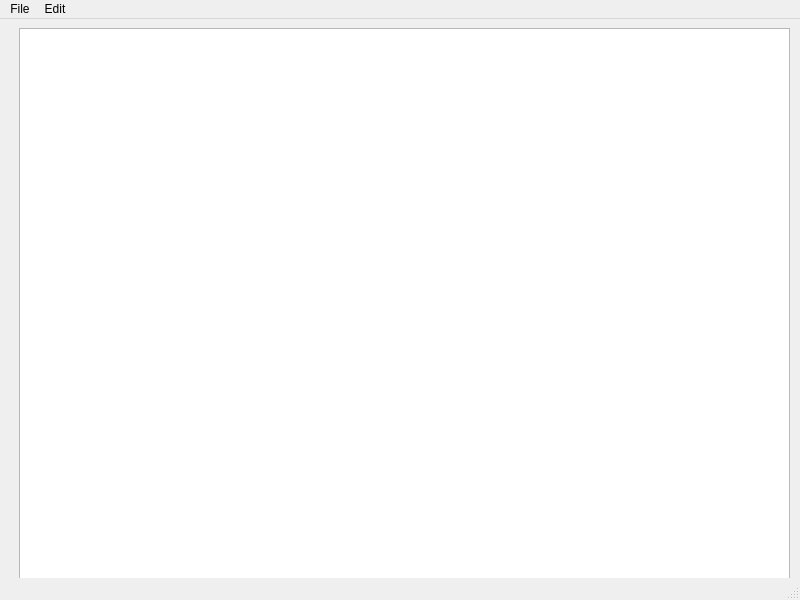
<?xml version="1.0" encoding="UTF-8"?>
<ui version="4.0">
 <class>MainWindow</class>
 <widget class="QMainWindow" name="MainWindow">
  <property name="geometry">
   <rect>
    <x>0</x>
    <y>0</y>
    <width>800</width>
    <height>600</height>
   </rect>
  </property>
  <property name="windowTitle">
   <string>MainWindow</string>
  </property>
  <widget class="QWidget" name="centralwidget">
   <widget class="QWidget" name="verticalLayoutWidget">
    <property name="geometry">
     <rect>
      <x>19</x>
      <y>9</y>
      <width>771</width>
      <height>551</height>
     </rect>
    </property>
    <layout class="QVBoxLayout" name="verticalLayout">
     <item>
      <widget class="QTextEdit" name="textEdit"/>
     </item>
    </layout>
   </widget>
  </widget>
  <widget class="QMenuBar" name="menubar">
   <property name="geometry">
    <rect>
     <x>0</x>
     <y>0</y>
     <width>800</width>
     <height>20</height>
    </rect>
   </property>
   <widget class="QMenu" name="menuFile">
    <property name="title">
     <string>File</string>
    </property>
    <addaction name="actionNew"/>
    <addaction name="actionOpen"/>
    <addaction name="actionSave_as"/>
    <addaction name="actionPrint"/>
    <addaction name="actionExit"/>
   </widget>
   <widget class="QMenu" name="menuEdit">
    <property name="title">
     <string>Edit</string>
    </property>
    <addaction name="actionCopy"/>
    <addaction name="actionPaste"/>
    <addaction name="actionCut"/>
    <addaction name="actionUndo"/>
    <addaction name="actionRedo"/>
   </widget>
   <addaction name="menuFile"/>
   <addaction name="menuEdit"/>
  </widget>
  <widget class="QStatusBar" name="statusbar"/>
  <action name="actionNew">
   <property name="icon">
    <iconset resource="anResource.qrc">
     <normaloff>:/imgs/Icons/New.bmp</normaloff>:/imgs/Icons/New.bmp</iconset>
   </property>
   <property name="text">
    <string>New</string>
   </property>
  </action>
  <action name="actionOpen">
   <property name="icon">
    <iconset resource="anResource.qrc">
     <normaloff>:/imgs/Icons/Open.bmp</normaloff>:/imgs/Icons/Open.bmp</iconset>
   </property>
   <property name="text">
    <string>Open</string>
   </property>
  </action>
  <action name="actionSave_as">
   <property name="icon">
    <iconset resource="anResource.qrc">
     <normaloff>:/imgs/Icons/Save.bmp</normaloff>:/imgs/Icons/Save.bmp</iconset>
   </property>
   <property name="text">
    <string>Save as...</string>
   </property>
  </action>
  <action name="actionPrint">
   <property name="text">
    <string>Print</string>
   </property>
  </action>
  <action name="actionExit">
   <property name="text">
    <string>Exit</string>
   </property>
  </action>
  <action name="actionCopy">
   <property name="text">
    <string>Copy</string>
   </property>
  </action>
  <action name="actionPaste">
   <property name="text">
    <string>Paste</string>
   </property>
  </action>
  <action name="actionCut">
   <property name="text">
    <string>Cut</string>
   </property>
  </action>
  <action name="actionUndo">
   <property name="text">
    <string>Undo</string>
   </property>
  </action>
  <action name="actionRedo">
   <property name="text">
    <string>Redo</string>
   </property>
  </action>
 </widget>
 <resources>
  <include location="anResource.qrc"/>
 </resources>
 <connections/>
</ui>
